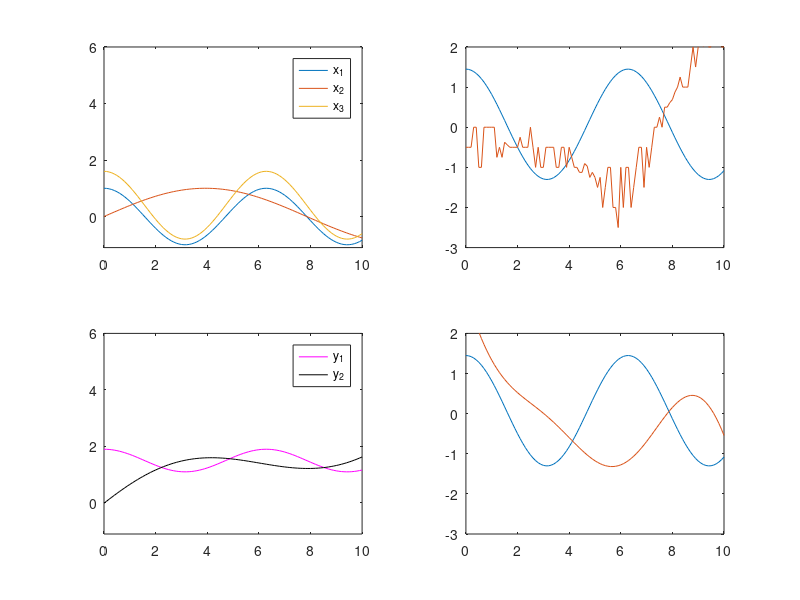
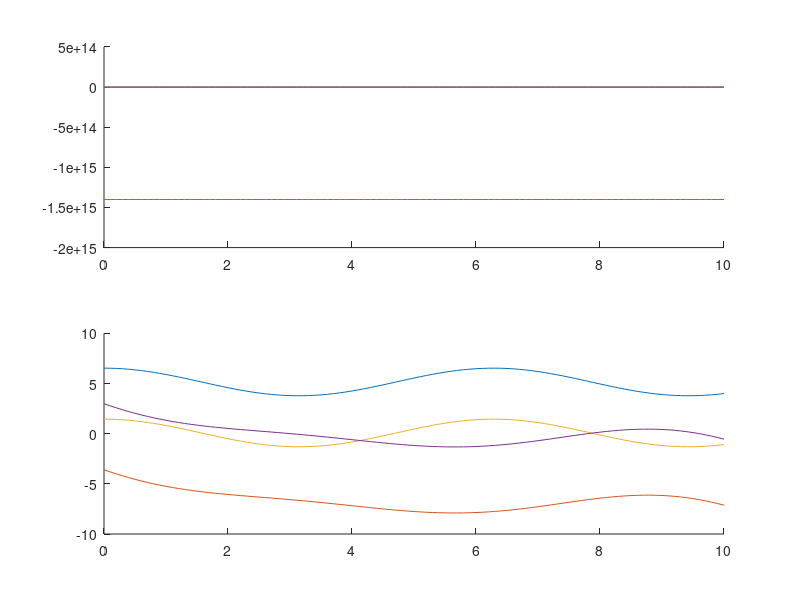
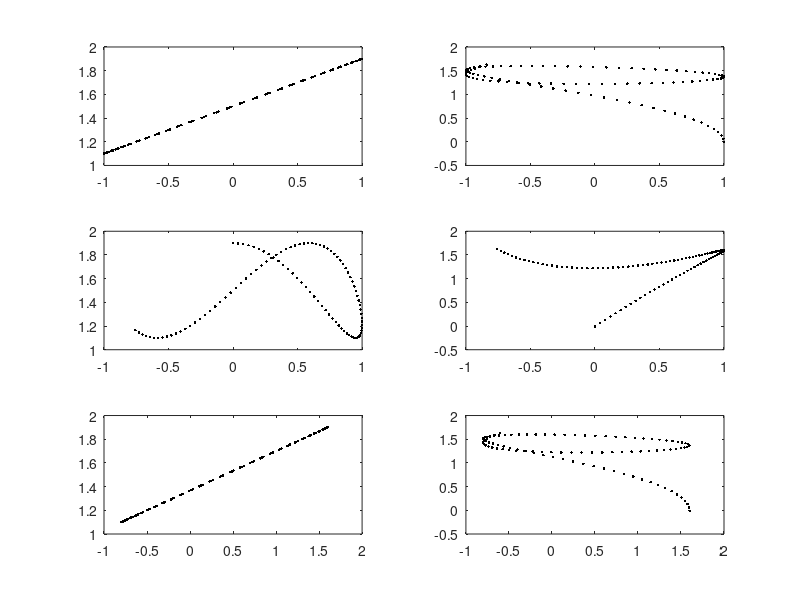

Here is the MATLAB script that generated these plots, in order:
%% Create example canonical correlation plots in Matlab

% Build some simple signals with optional noise (s)
t = 0:0.1:10;
l = length(t);
s = 0;
X(:,1) = cos(t) + s*rand(1,l);
X(:,2) = sin(t/2.5) + s*rand(1,l);
X(:,3) = 1.2*cos(t) + 0.4 + s*rand(1,l) + t*0.0;

Y(:,1) = 0.4*cos(t) + 1.5 + s*rand(1,l);
Y(:,2) = sin(t/2.2+0.4) - 0.4 + t*0.3 + s*rand(1,l);

% Plot signals over time
figure(1)
subplot(2,2,1); plot(t,X); ylim([-1.1 6])
legend('x_1','x_2','x_3')
subplot(2,2,3); plot(t,Y(:,1),'m',t,Y(:,2),'k'); ylim([-1.1 6])
legend('y_1','y_2')

% It is usually prudent to check the rank, just display it
rank(X)
rank(Y)

% Perform CCA using Matlabs function
[A,B,r,U,V] = canoncorr(X,Y);

% Just print out results
A,B,r

subplot(2,2,2); plot(t,U); ylim([-3 2])
subplot(2,2,4); plot(t,V); ylim([-3 2])

%% Plot canonical variables 
figure(2); clf; 
subplot(2,1,1); hold all; plot(t,X*A); plot(t,U);
subplot(2,1,2); hold all; plot(t,Y*B); plot(t,V);

%% Plot signals against each other
figure(3)
subplot(3,2,1); plot(X(:,1),Y(:,1),'k.')
subplot(3,2,3); plot(X(:,2),Y(:,1),'k.')
subplot(3,2,5); plot(X(:,3),Y(:,1),'k.')
subplot(3,2,2); plot(X(:,1),Y(:,2),'k.')
subplot(3,2,4); plot(X(:,2),Y(:,2),'k.')
subplot(3,2,6); plot(X(:,3),Y(:,2),'k.')

% Some information about their correlations
p = corrcoef([X Y]);
p = p(1:3,4:5)
